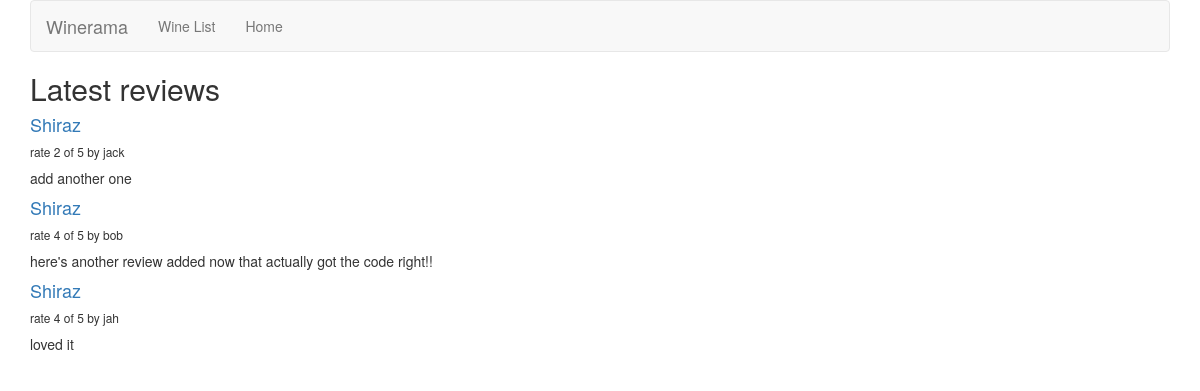
The app's page /reviews/ with its own data.
### reviews/models.py (models this page shows, shortened)
class Review(models.Model):
    RATING_CHOICES = (
        (1, '1'),
        (2, '2'),
        (3, '3'),
        (4, '4'),
        (5, '5'),
    )
    wine = models.ForeignKey(Wine)
    pub_date = models.DateTimeField('date published')
    user_name = models.CharField(max_length=100)
    comment = models.CharField(max_length=200)
    rating = models.IntegerField(choices=RATING_CHOICES)

class Wine(models.Model):
    name = models.CharField(max_length=200)

### reviews/views.py (the view)
def review_list(request):
    latest_review_list = Review.objects.order_by('-pub_date')[:9]
    context = {'latest_review_list':latest_review_list}
    return render(request, 'reviews/review_list.html', context)

### reviews/templates/reviews/review_list.html
{% extends 'reviews/base.html' %}
{% block title %}
<h2>Latest reviews</h2>
{% endblock %}
{% block content %}
{% if latest_review_list %}
<div>
    {% for review in latest_review_list %}
    <div>
        <h4><a href="{% url 'reviews:review_detail' review.id %}">
        {{ review.wine.name }}
        </a></h4>
        <h6>rate {{ review.rating }} of 5 by {{ review.user_name }}</h6>
        <p>{{ review.comment }}</p>
     </div>
     {% endfor %}
 </div>
{% else %}
<p>No reviews are available. </p>
{% endif %}
{% endblock %}

### reviews/templates/reviews/base.html (shortened to what this page needs)
{% load bootstrap3 %}
{% bootstrap_css %}
{% block bootstrap3_content %}
<div class="container">
   <nav class="navbar navbar-default">
      <div class="navbar-header">
          <a class="navbar-brand" href="{% url 'reviews:review_list' %}">Winerama</a>
      </div>
      <div id="navbar" class="navbar-collapse collapse">
           <ul class="nav navbar-nav">
               <li><a href="{% url 'reviews:wine_list' %}">Wine List</a></li>
               <li><a href="{% url 'reviews:review_list' %}">Home</a></li>
           </ul>
       </div>
     </nav>
    <h1>{% block title %} (no title) {% endblock %}</h1>
    {% block content %} (no content) {% endblock %}
</div>
{% endblock %}

### records on screen
Review: wine.name "Shiraz", rating "2", user_name "jack", comment "add another one"
Review: wine.name "Shiraz", rating "4", user_name "bob", comment "here's another review added now that actually got the code right!!"
Review: wine.name "Shiraz", rating "4", user_name "jah", comment "loved it"
